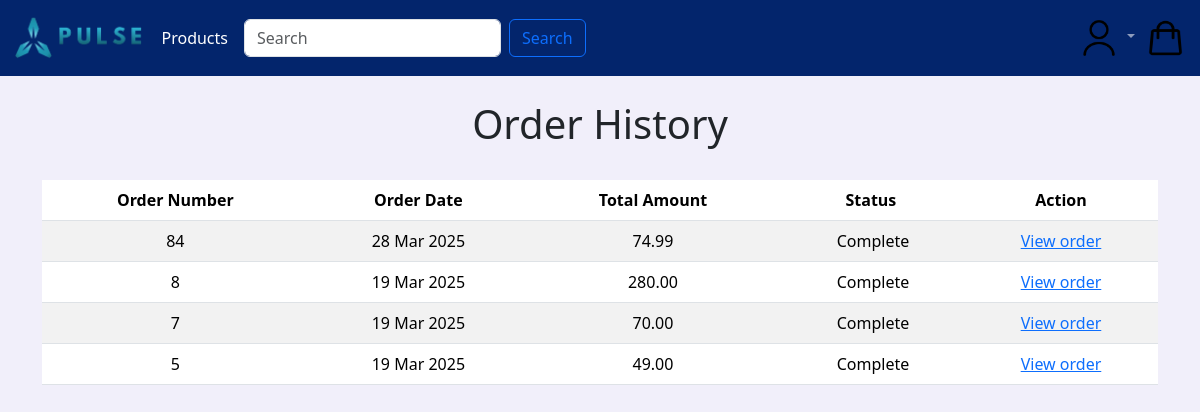
The page /order/history/ (signed in) on the database as committed earlier.
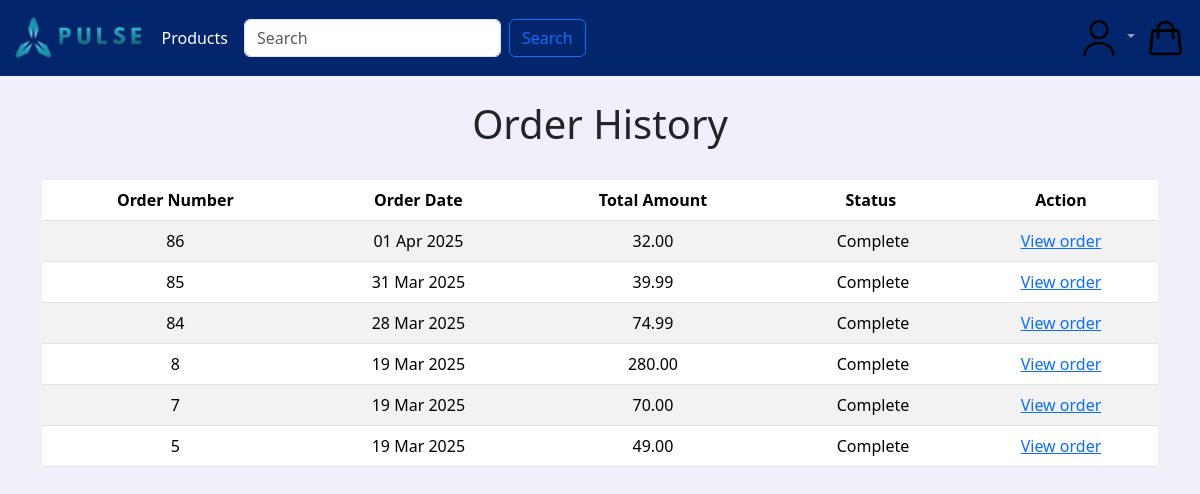
The same page on the database as committed later.
### order/models.py (models this page shows, shortened)
class Order(models.Model):
    token = models.CharField(max_length=250, blank=True)
    total = models.DecimalField(max_digits=10, decimal_places=2,verbose_name='Euro Order Total')
    emailAddress = models.EmailField(max_length=250, blank=True,verbose_name='Email Address')
    created = models.DateTimeField(auto_now_add=True)
    billingName = models.CharField(max_length=250, blank=True)
    billingAddress1 = models.CharField(max_length=250, blank=True)
    billingCity = models.CharField(max_length=250, blank=True)
    billingPostcode = models.CharField(max_length=10, blank=True)
    billingCountry = models.CharField(max_length=200, blank=True)
    shippingName = models.CharField(max_length=250, blank=True)
    shippingAddress1 = models.CharField(max_length=250, blank=True)
    shippingCity = models.CharField(max_length=250, blank=True)
    shippingPostcode = models.CharField(max_length=10, blank=True)
    shippingCountry = models.CharField(max_length=200, blank=True)
    voucher = models.ForeignKey(Voucher,
                                related_name='orders',
                                null=True,
                                blank=True,
                                on_delete=models.SET_NULL)
    discount = models.IntegerField(default = 0,
                                validators=[MinValueValidator(0),
                                MaxValueValidator(100)])
    class Meta:
        db_table = 'Order'
        ordering = ['-created']

### order/views.py (the view)
# urls.py: path('history/', views.orderHistory.as_view(), name='order_history'),
class orderHistory(LoginRequiredMixin, View):
    def get (self, request):
        if request.user.is_authenticated:
            email = request.user.email
            order_details = Order.objects.filter(emailAddress=email)
        return render(request, 'orders_list.html', {'order_details':
order_details})

### cart/context_processors.py (called while the page is built)
def counter(request):
    item_count = 0
    if 'admin' in request.path:
        return {}
    else:
        try:
            cart = Cart.objects.filter(cart_id=_cart_id(request))
            cart_items = CartItem.objects.all().filter(cart=cart[:1])
            for cart_item in cart_items:
                item_count += cart_item.quantity
        except Cart.DoesNotExist:
            item_count = 0
    return {'item_count':item_count}

### cart/views.py (called while the page is built)
def _cart_id(request):
    cart = request.session.session_key
    if not cart:
        cart = request.session.create()
    return cart

### users/context_processors.py (called while the page is built)
def user_groups(request):
    if request.user.is_authenticated:
        return {'is_manager': request.user.groups.filter(name='Manager').exists()}
    return {'is_manager': False}

### order/templates/orders_list.html (shortened to what this page needs)
{% extends "base.html" %}
{% load static %}
{% block content %}
    <div>
        <div class="text-center">
            <br>
            <h1 class="text-center my_title">Order History</h1>
            <br>
            {% if order_details %}
            <table class="table table-striped">
                <thead>
                    <tr>
                        <th>Order Number</th>
                        <th>Order Date</th>
                        <th>Total Amount</th>
                        <th>Status</th>
                        <th>Action</th>
                    </tr>
                </thead>
                <tbody>
                    {% for order in order_details %}
                    <tr>
                        <td>{{ order.id }}</td>
                        <td>{{ order.created|date:"d M Y" }}</td>
                        <td>{{ order.total }}</td>
                        <td>&nbsp;Complete</td>
                        <td><a href="{% url 'order:order_detail' order.id %}">View order</a></td>
                    </tr>
                    {% endfor %}
                </tbody>
            </table>
            {% else %}
            <p>You have not placed any orders yet.<br><br><a href="{% url 'pages:all_products' %}" class="btn btn-secondary">Continue shopping</a></p>
            {% endif %}
        </div>
    </div>
    <br>
    <br>
{% endblock %}

### templates/base.html (shortened to what this page needs)
{% load static %}
<!DOCTYPE html>
<html lang="en">
  <head>
    <link href="https://cdn.jsdelivr.net/npm/bootstrap@5.3.3/dist/css/bootstrap.min.css" rel="stylesheet">
    <link rel="stylesheet" href="{% static 'css/style.css' %}">
  </head>
  <body>
    <nav class="navbar navbar-expand-lg navbar-dark bg-royalblue">
      <div class="container-fluid">
        <a class="navbar-brand" href="{% url 'pages:homepage' %}" ><img src="{% static 'images/pulse_logo-removebg-preview.png' %}" alt="" height="50rem"></a>
        <a class="navbar-brand" href="{% url 'pages:all_products' %}" style="font-size: 1rem;" >Products</a>
        <form class="d-flex" action="{% url 'search_app:searchResult' %}" method="get">
          <input class="form-control me-2" type="search" placeholder="Search" aria-label="Search" name="q">
          <button class="btn btn-outline-primary my-2 my-sm-0" type="submit">Search</button>
        </form>
        <div class="collapse navbar-collapse" id="navbarSupportedContent">
            {% if user.is_authenticated %}
          <div class="mr-auto">
            <ul class="navbar-nav">
              <li class="nav-item dropdown">
                <a class="nav-link dropdown-toggle" href="#" role="button" data-bs-toggle="dropdown" aria-expanded="false"> <img src="{% static 'images/user.png' %}" alt="" height="40rem" width="40rem"> </a>
              </li>
          {% endif %}
        </div>
        <div class="shop">
          {% if item_count > 0 %}
          <li class="nav-item">
            <a class="nav-link" href="{% url 'cart:cart_detail' %}"><img src="{% static 'images/shopping-bag.png' %}" alt="Shopping Cart" height="40rem" width="45rem">({{item_count}})</a>
          </li>
          {% else %}
          <li class="nav-item">
            <a class="nav-link" href="{% url 'cart:cart_detail' %}"><img src="{% static 'images/shopping-bag.png' %}" alt="Shopping Cart" height="40rem" width="45rem"></a>
          </li>
          {% endif %}
        </div>
      </div>
    </nav>
    <main>
      <div class="container">{% block content %} {% endblock content %}</div>
    </main>
  </body>
</html>

### static/css/style.css (style rules this page uses)
.shop li { list-style: none; }
.bg-royalblue { background-color: #03256c; }
body { background-color: #F1EFFA; }

Rows that differ between the two databases and show on the page:
added Order: id "86", created "01 Apr 2025", total "32.00"
added Order: id "85", created "31 Mar 2025", total "39.99"
